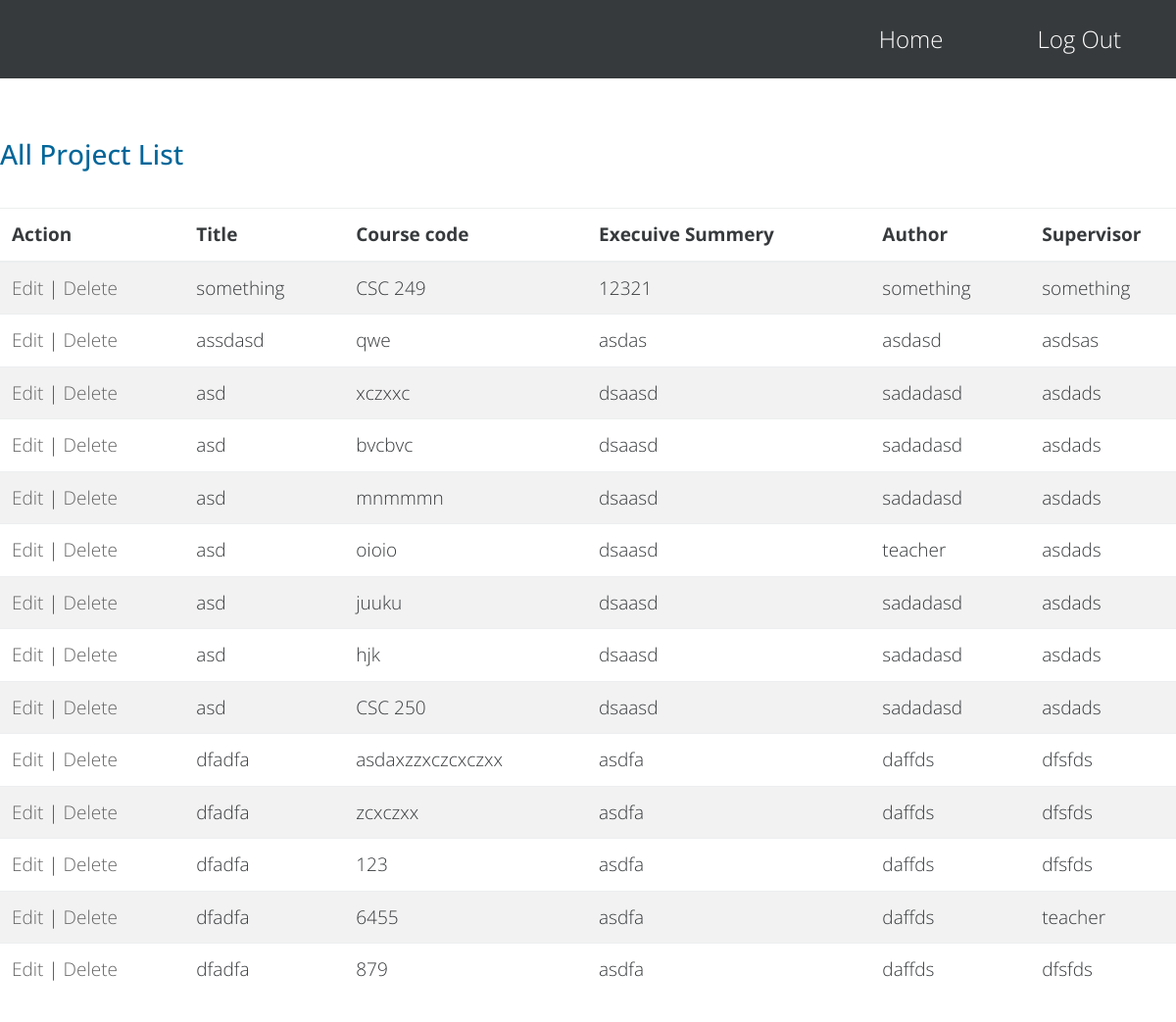
Screenshot of /modify.php (signed in) with the database file from the repository.
### tables this page shows
CREATE TABLE `project` (
  `p_id` int(11) NOT NULL,
  `title` varchar(250) NOT NULL,
  `link` varchar(250) NOT NULL,
  `author` varchar(250) NOT NULL,
  `executive_summary` varchar(25000) NOT NULL,
  `type` varchar(250) NOT NULL,
  `supervisor` varchar(250) NOT NULL
);

### redirect.php (called while the page is built, shortened)
<?php
		if($_SESSION['role'] == "superadmin")
		  {
			  $home="superadmin.php";
		  }
?>

### modify.php (the view, shortened to what this page needs)
<?php include 'redirect.php';
?>
<!DOCTYPE html>
<html lang="en">
<head>
    <link rel="stylesheet" href="font-awesome-4.5.0/css/font-awesome.min.css">
    <link rel="stylesheet" href="css/bootstrap.min.css">
    <link rel="stylesheet" href="css/templatemo-style.css">
</head>
    <body id="top" class="page-2">
        <div class="tm-navbar-container tm-navbar-container-dark">
            <nav class="navbar navbar-full navbar-fixed-top bg-inverse">
                <div class="collapse navbar-toggleable-sm" id="tmNavbar">
                    <ul class="nav navbar-nav">
                        <li class="nav-item">
                            <a href="<?php echo $home;?>" class="nav-link external">Home</a>
                        </li>
                        <li class="nav-item">
                            <a href="index.php" class="nav-link external">Log Out</a>
                        </li>
                    </ul>
                </div>
            </nav>
        </div>
<?php
include 'dbconnect.php';
			$sql="SELECT * from project";
			$result = mysqli_query($link, $sql);
			?>
            <div class="row">
                <div class="tm-section" id="tm-section-5">
                    <div class="col-xs-12 col-sm-12 col-md-12 col-lg-12 col-xl-12">
                        <h3 class="blue-text">All Project List</h3>
                        <table class="table table-striped tm-full-width-large-table">
                            <thead>
                                <tr>
									<th>Action</th>
                                    <th>Title</th>
                                    <th>Course code</th>
                                    <th>Execuive Summery</th>
                                    <th>Author</th>
									<th>Supervisor</th>
                                </tr>
                            </thead>
                            <tbody>
							<?php
			while($row = mysqli_fetch_array($result))
			{
			?>
				<tr>
				<td><a href="p_update.php">Edit</a> | <a href="delete.php">Delete</a></td>
				<td><?php echo $row['title'] ?></td>
				<td><?php echo $row['type'] ?></td>
				<td><?php echo $row['executive_summary'] ?></td>
				<td><?php echo $row['author'] ?></td>
				<td><?php echo $row['supervisor'] ?></td>
				</tr>
			<?php
			}
			?>
                            </tbody>
                        </table>
                    </div>
                </div>
            </div>
    </body>
</html>

### css/templatemo-style.css (style rules this page uses)
body { font-family: 'Open Sans', Helvetica, Arial, sans-serif; font-size: 19px; font-weight: 100; }
a, button { transition: all 0.3s ease; }
a { color: #666; }
h3 { margin-bottom: 2.5rem; }
.table-striped tbody tr:nth-of-type(odd) { background-color: #f2f2f2; }
.tm-navbar-container { background-color: rgba(0,0,0,0.33); height: 80px; position: fixed; top: 0; width: 100%; z-index: 1000; transition: all 0.3s ease; }
.tm-navbar-container-dark { background-color: #373a3c; box-shadow: none; }
.navbar-nav .nav-link { padding: 14px 40px; }
.navbar-nav .nav-link, .navbar-nav .nav-link:focus { color: white; }
.navbar-nav .nav-link, .tm-intro-text, .tm-intro-link { color: white; font-size: 24px; }
.blue-text { color: #006699; }
.tm-section { padding-top: 5%; padding-bottom: 5%; overflow: auto; }
#tmNavbar { text-align: center; }
body.page-2 { padding-top: 80px; }
@media (min-width: 768px) { .navbar .navbar-nav { display: inline-block; float: right; vertical-align: top; } }

### rows the page displays
project: title "something", type "CSC 249", executive_summary "12321", author "something", supervisor "something"
project: title "assdasd", type "qwe", executive_summary "asdas", author "asdasd", supervisor "asdsas"
project: title "asd", type "xczxxc", executive_summary "dsaasd", author "sadadasd", supervisor "asdads"
project: title "asd", type "bvcbvc", executive_summary "dsaasd", author "sadadasd", supervisor "asdads"
project: title "asd", type "mnmmmn", executive_summary "dsaasd", author "sadadasd", supervisor "asdads"
project: title "asd", type "oioio", executive_summary "dsaasd", author "teacher", supervisor "asdads"
project: title "asd", type "juuku", executive_summary "dsaasd", author "sadadasd", supervisor "asdads"
project: title "asd", type "hjk", executive_summary "dsaasd", author "sadadasd", supervisor "asdads"
project: title "asd", type "CSC 250", executive_summary "dsaasd", author "sadadasd", supervisor "asdads"
project: title "dfadfa", type "asdaxzzxczcxczxx", executive_summary "asdfa", author "daffds", supervisor "dfsfds"
project: title "dfadfa", type "zcxczxx", executive_summary "asdfa", author "daffds", supervisor "dfsfds"
project: title "dfadfa", type "123", executive_summary "asdfa", author "daffds", supervisor "dfsfds"
project: title "dfadfa", type "6455", executive_summary "asdfa", author "daffds", supervisor "teacher"
project: title "dfadfa", type "879", executive_summary "asdfa", author "daffds", supervisor "dfsfds"
